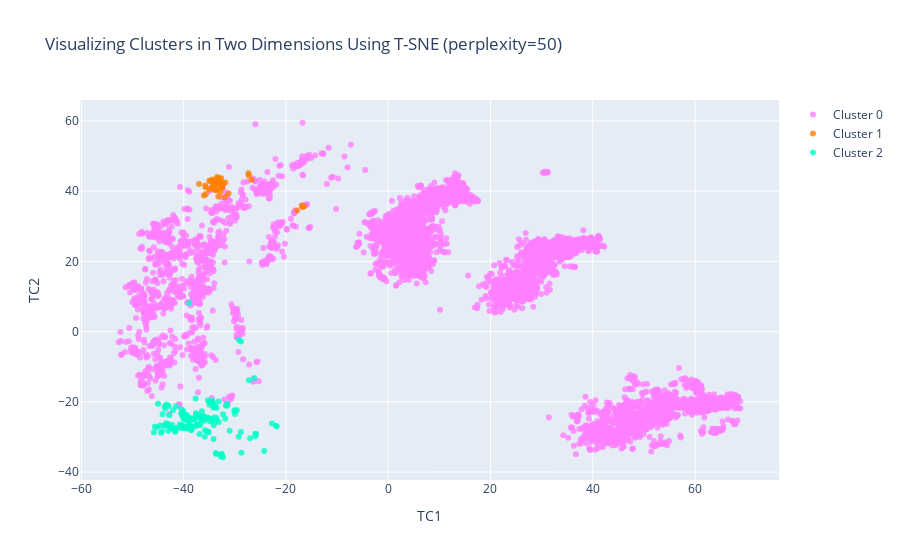

Notebook source saved alongside this figure:
### Code cell
#plotly imports
import plotly as py
import plotly.graph_objs as go
from plotly.offline import download_plotlyjs, init_notebook_mode, plot, iplot


trace1 = go.Scatter(
                    x = cluster0["TC1_2d"],
                    y = cluster0["TC2_2d"],
                    mode = "markers",
                    name = "Cluster 0",
                    marker = dict(color = 'rgba(255, 128, 255, 0.8)'),
                    text = None)

#trace2 is for 'Cluster 1'
trace2 = go.Scatter(
                    x = cluster1["TC1_2d"],
                    y = cluster1["TC2_2d"],
                    mode = "markers",
                    name = "Cluster 1",
                    marker = dict(color = 'rgba(255, 128, 2, 0.8)'),
                    text = None)

#trace3 is for 'Cluster 2'
trace3 = go.Scatter(
                    x = cluster2["TC1_2d"],
                    y = cluster2["TC2_2d"],
                    mode = "markers",
                    name = "Cluster 2",
                    marker = dict(color = 'rgba(0, 255, 200, 0.8)'),
                    text = None)

data = [trace1, trace2, trace3]

title = "Visualizing Clusters in Two Dimensions Using T-SNE (perplexity=" + str(perplexity) + ")"

layout = dict(title = title,
              xaxis= dict(title= 'TC1',ticklen= 5,zeroline= False),
              yaxis= dict(title= 'TC2',ticklen= 5,zeroline= False)
             )

fig = dict(data = data, layout = layout)

iplot(fig)

### Figure 1 — Plotly figure (JSON) as saved in the notebook; plotly's stock layout.template omitted (floating-point values rounded to 4 significant figures; data arrays with more than 128 entries replaced by an {"elided": "..."} marker saying what was removed)
{"data": [{"marker": {"color": "rgba(255, 128, 255, 0.8)"}, "mode": "markers", "name": "Cluster 0", "type": "scatter", "x": {"elided": "5246 float values"}, "y": {"elided": "5246 float values"}}, {"marker": {"color": "rgba(255, 128, 2, 0.8)"}, "mode": "markers", "name": "Cluster 1", "type": "scatter", "x": [-34.39, -32.44, -32.34, -33.84, -32.61, -27.28, -32.63, -33.39, -33.16, -34.47, -34.4, -31.84, -37.0, -32.6, -32.54, -34.36, -16.88, -33.04, -32.48, -32.66, -32.54, -33.62, -34.09, -33.23, -33.71, -16.48, -33.78, -31.22, -34.94, -32.44, -34.97, -33.35, -26.73, -36.03, -35.76, -16.7, -33.48, -33.65, -34.09, -33.23, -32.93, -32.87, -32.55, -32.01, -35.69, -33.43, -34.18, -17.84, -34.0, -34.73, -33.72, -27.32, -32.68, -33.57, -35.64], "y": [43.27, 41.45, 42.27, 41.25, 41.63, 44.5, 41.59, 43.69, 42.16, 40.83, 40.95, 42.42, 41.99, 41.56, 41.91, 41.4, 35.93, 43.62, 41.51, 41.36, 41.72, 42.32, 42.28, 38.49, 42.91, 35.61, 40.33, 39.3, 40.51, 41.01, 42.95, 42.63, 43.25, 38.73, 41.6, 35.49, 42.43, 40.22, 43.02, 42.8, 42.63, 39.76, 40.87, 38.24, 41.12, 44.03, 41.27, 34.45, 40.51, 42.79, 40.64, 45.08, 43.64, 42.63, 39.19]}, {"marker": {"color": "rgba(0, 255, 200, 0.8)"}, "mode": "markers", "name": "Cluster 2", "type": "scatter", "x": {"elided": "161 float values"}, "y": {"elided": "161 float values"}}], "layout": {"title": {"text": "Visualizing Clusters in Two Dimensions Using T-SNE (perplexity=50)"}, "xaxis": {"ticklen": 5, "title": {"text": "TC1"}, "zeroline": false}, "yaxis": {"ticklen": 5, "title": {"text": "TC2"}, "zeroline": false}}}
